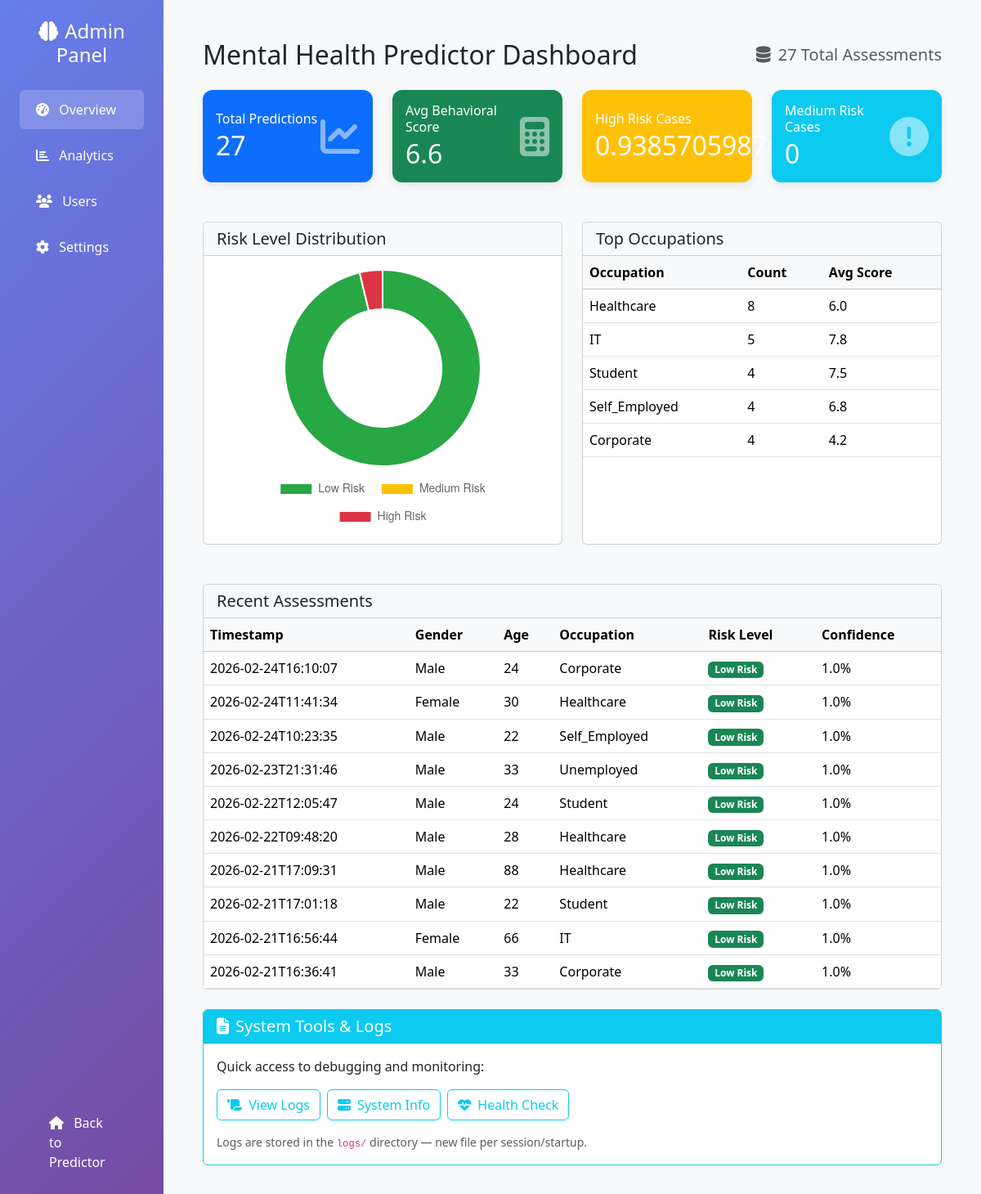
/dashboard, run on the app's committed database.
### tables this page shows
CREATE TABLE predictions
                     (id INTEGER PRIMARY KEY AUTOINCREMENT,
                      timestamp DATETIME,
                      session_id TEXT,
                      gender TEXT,
                      age INTEGER,
                      occupation TEXT,
                      country TEXT,
                      family_history TEXT,
                      days_indoors TEXT,
                      growing_stress TEXT,
                      mood_swings TEXT,
                      coping_struggles TEXT,
                      work_interest TEXT,
                      social_weakness TEXT,
                      changes_habits TEXT,
                      behavioral_score INTEGER,
                      risk_level TEXT,
                      confidence FLOAT,
                      top_factors TEXT);

### app.py (the view)
@app.route('/dashboard')
def dashboard():
    logger.info("Dashboard access requested")
    try:
        conn = sqlite3.connect('mental_health.db')
        stats_query = '''
            SELECT
                COUNT(*) as total_predictions,
                COALESCE(AVG(behavioral_score), 0) as avg_score,
                COALESCE(AVG(confidence), 0) as avg_confidence,
                SUM(CASE WHEN risk_level = 'High Risk' THEN 1 ELSE 0 END) as high_risk_count,
                SUM(CASE WHEN risk_level = 'Medium Risk' THEN 1 ELSE 0 END) as medium_risk_count,
                SUM(CASE WHEN risk_level = 'Low Risk' THEN 1 ELSE 0 END) as low_risk_count
            FROM predictions
        '''
        stats = conn.execute(stats_query).fetchone()
        stats = tuple(0 if val is None else val for val in stats)
        recent = conn.execute('''
            SELECT timestamp, gender, age, occupation, risk_level, confidence
            FROM predictions
            ORDER BY timestamp DESC
            LIMIT 10
        ''').fetchall()
        by_occupation = conn.execute('''
            SELECT occupation,
                   COUNT(*) as count,
                   COALESCE(AVG(behavioral_score), 0) as avg_score,
                   COALESCE(AVG(confidence), 0) as avg_confidence
            FROM predictions
            GROUP BY occupation
            ORDER BY count DESC
            LIMIT 5
        ''').fetchall()
        daily = conn.execute('''
            SELECT DATE(timestamp) as date, COUNT(*) as count
            FROM predictions
            GROUP BY DATE(timestamp)
            ORDER BY date DESC
            LIMIT 7
        ''').fetchall()
        perf_query = '''
            SELECT
                COUNT(*) as total_requests,
                COALESCE(AVG(response_time), 0) as avg_response_time,
                COALESCE(SUM(CASE WHEN status_code >= 400 THEN 1 ELSE 0 END), 0) as error_count
            FROM analytics
        '''
        performance = conn.execute(perf_query).fetchone()
        performance = tuple(0 if val is None else val for val in performance)
        conn.close()
        logger.info(f"Dashboard stats loaded: {stats[0]} total predictions")
        return render_template('dashboard.html',
                             stats=stats,
                             recent=recent,
                             by_occupation=by_occupation,
                             daily=daily,
                             performance=performance)
    except Exception as e:
        logger.error(f"Dashboard failed: {e}")
        import traceback
        logger.error(traceback.format_exc())
        return f"<h1>Dashboard Error</h1><p>{str(e)}</p>", 500

### templates/dashboard.html (shortened to what this page needs)
<!DOCTYPE html>
<html lang="en">
<head>
    <link href="https://cdn.jsdelivr.net/npm/bootstrap@5.3.3/dist/css/bootstrap.min.css" rel="stylesheet">
    <link rel="stylesheet" href="https://cdnjs.cloudflare.com/ajax/libs/font-awesome/6.5.2/css/all.min.css" />
</head>
<body>
<div class="container-fluid">
    <div class="row">
        <div class="col-md-2 col-xl-2 sidebar d-flex flex-column">
            <h4 class="text-center mb-4 px-3">
                <i class="fas fa-brain me-2"></i>Admin Panel
            </h4>
            <a href="#" class="active">
                <i class="fas fa-tachometer-alt me-2"></i> Overview
            </a>
            <a href="/analytics">
                <i class="fas fa-chart-bar me-2"></i> Analytics
            </a>
            <a href="/users">
                <i class="fas fa-users me-2"></i> Users
            </a>
            <a href="/settings">
                <i class="fas fa-cog me-2"></i> Settings
            </a>
            <div class="mt-auto mb-4 px-3">
                <a href="/" class="mt-5">
                    <i class="fas fa-home me-2"></i> Back to Predictor
                </a>
            </div>
        </div>
        <div class="col-md-10 col-xl-10 p-4 p-md-5">
            <div class="d-flex flex-column flex-md-row justify-content-between align-items-md-center mb-4 gap-3">
                <h2 class="mb-0">Mental Health Predictor Dashboard</h2>
                <span class="text-muted fs-5">
                    <i class="fas fa-database me-1"></i>
                    {{ stats[0] | default(0) }} Total Assessments
                </span>
            </div>
            <div class="row g-4 mb-5">
                <div class="col-6 col-md-3">
                    <div class="card stat-card bg-primary text-white h-100">
                        <div class="card-body d-flex justify-content-between align-items-center">
                            <div>
                                <h6 class="mb-1">Total Predictions</h6>
                                <h2 class="mb-0">{{ stats[0] | default(0) }}</h2>
                            </div>
                            <i class="fas fa-chart-line fa-3x opacity-50"></i>
                        </div>
                    </div>
                </div>
                <div class="col-6 col-md-3">
                    <div class="card stat-card bg-success text-white h-100">
                        <div class="card-body d-flex justify-content-between align-items-center">
                            <div>
                                <h6 class="mb-1">Avg Behavioral Score</h6>
                                <h2 class="mb-0">{{ (stats[1] | default(0)) | round(1) }}</h2>
                            </div>
                            <i class="fas fa-calculator fa-3x opacity-50"></i>
                        </div>
                    </div>
                </div>
                <div class="col-6 col-md-3">
                    <div class="card stat-card bg-warning text-white h-100">
                        <div class="card-body d-flex justify-content-between align-items-center">
                            <div>
                                <h6 class="mb-1">High Risk Cases</h6>
                                <h2 class="mb-0">{{ stats[2] | default(0) }}</h2>
                            </div>
                        </div>
                    </div>
                </div>
                <div class="col-6 col-md-3">
                    <div class="card stat-card bg-info text-white h-100">
                        <div class="card-body d-flex justify-content-between align-items-center">
                            <div>
                                <h6 class="mb-1">Medium Risk Cases</h6>
                                <h2 class="mb-0">{{ stats[3] | default(0) }}</h2>
                            </div>
                            <i class="fas fa-exclamation-circle fa-3x opacity-50"></i>
                        </div>
                    </div>
                </div>
            </div>
            <div class="row g-4 mb-5">
                <div class="col-lg-6">
                    <div class="card h-100">
                        <div class="card-header bg-light">
                            <h5 class="mb-0">Risk Level Distribution</h5>
                        </div>
                        <div class="card-body">
                            <div style="position: relative; height: 320px;">
                                <canvas id="riskChart"></canvas>
                            </div>
                        </div>
                    </div>
                </div>
                <div class="col-lg-6">
                    <div class="card h-100">
                        <div class="card-header bg-light">
                            <h5 class="mb-0">Top Occupations</h5>
                        </div>
                        <div class="card-body p-0">
                            <div class="table-responsive">
                                <table class="table table-hover mb-0">
                                    <thead class="table-light">
                                        <tr>
                                            <th>Occupation</th>
                                            <th>Count</th>
                                            <th>Avg Score</th>
                                        </tr>
                                    </thead>
                                    <tbody>
                                        {% if by_occupation and by_occupation|length > 0 %}
                                            {% for row in by_occupation %}
                                            <tr>
                                                <td>{{ row[0] | default("Unknown") }}</td>
                                                <td>{{ row[1] | default(0) }}</td>
                                                <td>{{ (row[2] | default(0)) | round(1) }}</td>
                                            </tr>
                                            {% endfor %}
                                        {% else %}
                                            <tr>
                                                <td colspan="3" class="text-center text-muted py-4">
                                                    No occupation data available yet
                                                </td>
                                            </tr>
                                        {% endif %}
                                    </tbody>
                                </table>
                            </div>
                        </div>
                    </div>
                </div>
            </div>
            <div class="card mb-4">
                <div class="card-header bg-light">
                    <h5 class="mb-0">Recent Assessments</h5>
                </div>
                <div class="card-body p-0">
                    <div class="table-responsive">
                        <table class="table table-hover mb-0">
                            <thead class="table-light">
                                <tr>
                                    <th>Timestamp</th>
                                    <th>Gender</th>
                                    <th>Age</th>
                                    <th>Occupation</th>
                                    <th>Risk Level</th>
                                    <th>Confidence</th>
                                </tr>
                            </thead>
                            <tbody>
                                {% if recent and recent|length > 0 %}
                                    {% for row in recent %}
                                    <tr>
                                        <td>{{ row[0][:19] | default("-") }}</td>
                                        <td>{{ row[1] | default("-") }}</td>
                                        <td>{{ row[2] | default("-") }}</td>
                                        <td>{{ row[3] | default("Unknown") }}</td>
                                        <td>
                                            {% set risk = row[4] | default("") %}
                                            {% if risk == 'High Risk' %}
                                                <span class="badge bg-danger">{{ risk }}</span>
                                            {% elif risk == 'Medium Risk' %}
                                                <span class="badge bg-warning text-dark">{{ risk }}</span>
                                            {% elif risk == 'Low Risk' %}
                                                <span class="badge bg-success">{{ risk }}</span>
                                            {% else %}
                                                <span class="badge bg-secondary">{{ risk or "Unknown" }}</span>
                                            {% endif %}
                                        </td>
                                        <td>{{ (row[5] | default(0)) | round(1) }}%</td>
                                    </tr>
                                    {% endfor %}
                                {% else %}
                                    <tr>
                                        <td colspan="6" class="text-center text-muted py-4">
                                            No recent assessments yet
                                        </td>
                                    </tr>
                                {% endif %}
                            </tbody>
                        </table>
                    </div>
                </div>
            </div>
            <div class="card bg-white border-info">
                <div class="card-header bg-info text-white">
                    <h5 class="mb-0"><i class="fas fa-file-alt me-2"></i>System Tools & Logs</h5>
                </div>
                <div class="card-body">
                    <p class="mb-3">Quick access to debugging and monitoring:</p>
                    <div class="d-flex flex-wrap gap-2">
                        <a href="/logs" class="btn btn-outline-info">
                            <i class="fas fa-scroll me-1"></i> View Logs
                        </a>
                        <a href="/system_info" class="btn btn-outline-info">
                            <i class="fas fa-server me-1"></i> System Info
                        </a>
                        <a href="/health" class="btn btn-outline-info">
                            <i class="fas fa-heartbeat me-1"></i> Health Check
                        </a>
                    </div>
                    <small class="text-muted d-block mt-3">
                        Logs are stored in the <code>logs/</code> directory — new file per session/startup.
                    </small>
                </div>
            </div>
        </div>
    </div>
</div>
<script>
const ctx = document.getElementById('riskChart').getContext('2d');
new Chart(ctx, {
    type: 'doughnut',
    data: {
        labels: ['Low Risk', 'Medium Risk', 'High Risk'],
        datasets: [{
            data: [
                {{ stats[5] | default(0) }},
                {{ stats[3] | default(0) }},
                {{ stats[2] | default(0) }}
            ],
            backgroundColor: ['#28a745', '#ffc107', '#dc3545'],
            borderColor: '#ffffff',
            borderWidth: 2,
            hoverOffset: 12
        }]
    },
    options: {
        responsive: true,
        maintainAspectRatio: false,
        plugins: {
            legend: {
                position: 'bottom',
                labels: { padding: 20, font: { size: 14 } }
            },
            tooltip: {
                callbacks: {
                    label: (context) => `${context.label}: ${context.raw}`
                }
            }
        },
        cutout: '60%'
    }
});
</script>
</body>
</html>

### data on the page
predictions: timestamp "2026-02-24T16:10:07", gender "Male", age "24", occupation "Corporate", risk_level "Low Risk", confidence "1.0"
predictions: timestamp "2026-02-24T11:41:34", gender "Female", age "30", occupation "Healthcare", risk_level "Low Risk", confidence "1.0"
predictions: timestamp "2026-02-24T10:23:35", gender "Male", age "22", occupation "Self_Employed", risk_level "Low Risk", confidence "1.0"
predictions: timestamp "2026-02-23T21:31:46", gender "Male", age "33", occupation "Unemployed", risk_level "Low Risk", confidence "1.0"
predictions: timestamp "2026-02-22T12:05:47", gender "Male", age "24", occupation "Student", risk_level "Low Risk", confidence "1.0"
predictions: timestamp "2026-02-22T09:48:20", gender "Male", age "28", occupation "Healthcare", risk_level "Low Risk", confidence "1.0"
predictions: timestamp "2026-02-21T17:09:31", gender "Male", age "88", occupation "Healthcare", risk_level "Low Risk", confidence "1.0"
predictions: timestamp "2026-02-21T17:01:18", gender "Male", age "22", occupation "Student", risk_level "Low Risk", confidence "1.0"
predictions: timestamp "2026-02-21T16:56:44", gender "Female", age "66", occupation "IT", risk_level "Low Risk", confidence "1.0"
predictions: timestamp "2026-02-21T16:36:41", gender "Male", age "33", occupation "Corporate", risk_level "Low Risk", confidence "1.0"

### other printed values
{{ stats[0] | default(0) }} "27"
{{ (stats[1] | default(0)) | round(1) }} "6.6"
{{ stats[2] | default(0) }} "0.9385705987612406"
{{ stats[3] | default(0) }} "0"
{{ row[0] | default("Unknown") }} "Healthcare" "IT" "Student" "Self_Employed" "Corporate"
{{ row[1] | default(0) }} "8" "5" "4" "4" "4"
{{ (row[2] | default(0)) | round(1) }} "6.0" "7.8" "7.5" "6.8" "4.2"
chart data {{ stats[5] | default(0) }} 24
chart data {{ stats[3] | default(0) }} 0
chart data {{ stats[2] | default(0) }} 0.9385705987612406
